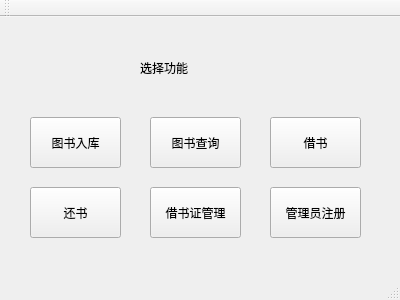
<?xml version="1.0" encoding="UTF-8"?>
<ui version="4.0">
 <class>MainWindow</class>
 <widget class="QMainWindow" name="MainWindow">
  <property name="geometry">
   <rect>
    <x>0</x>
    <y>0</y>
    <width>400</width>
    <height>300</height>
   </rect>
  </property>
  <property name="windowTitle">
   <string>图书管理系统</string>
  </property>
  <property name="styleSheet">
   <string notr="true"/>
  </property>
  <widget class="QWidget" name="centralWidget">
   <widget class="QPushButton" name="book_in">
    <property name="geometry">
     <rect>
      <x>30</x>
      <y>100</y>
      <width>91</width>
      <height>51</height>
     </rect>
    </property>
    <property name="text">
     <string>图书入库</string>
    </property>
   </widget>
   <widget class="QPushButton" name="book_check">
    <property name="geometry">
     <rect>
      <x>150</x>
      <y>100</y>
      <width>91</width>
      <height>51</height>
     </rect>
    </property>
    <property name="text">
     <string>图书查询</string>
    </property>
   </widget>
   <widget class="QPushButton" name="book_borrow">
    <property name="geometry">
     <rect>
      <x>270</x>
      <y>100</y>
      <width>91</width>
      <height>51</height>
     </rect>
    </property>
    <property name="text">
     <string>借书</string>
    </property>
   </widget>
   <widget class="QPushButton" name="book_return">
    <property name="geometry">
     <rect>
      <x>30</x>
      <y>170</y>
      <width>91</width>
      <height>51</height>
     </rect>
    </property>
    <property name="text">
     <string>还书</string>
    </property>
   </widget>
   <widget class="QPushButton" name="borrow_card">
    <property name="geometry">
     <rect>
      <x>150</x>
      <y>170</y>
      <width>91</width>
      <height>51</height>
     </rect>
    </property>
    <property name="text">
     <string>借书证管理</string>
    </property>
   </widget>
   <widget class="QPushButton" name="ad_register">
    <property name="geometry">
     <rect>
      <x>270</x>
      <y>170</y>
      <width>91</width>
      <height>51</height>
     </rect>
    </property>
    <property name="text">
     <string>管理员注册</string>
    </property>
   </widget>
   <widget class="QLabel" name="label">
    <property name="geometry">
     <rect>
      <x>140</x>
      <y>20</y>
      <width>121</width>
      <height>61</height>
     </rect>
    </property>
    <property name="styleSheet">
     <string notr="true">font: 75 italic 22pt &quot;Adobe Arabic&quot;;</string>
    </property>
    <property name="text">
     <string>选择功能</string>
    </property>
   </widget>
   <widget class="QLabel" name="label_2">
    <property name="geometry">
     <rect>
      <x>40</x>
      <y>10</y>
      <width>71</width>
      <height>71</height>
     </rect>
    </property>
    <property name="styleSheet">
     <string notr="true">border-image: url(:/new/prefix2/image/123.jpg);</string>
    </property>
    <property name="text">
     <string/>
    </property>
   </widget>
  </widget>
  <widget class="QMenuBar" name="menuBar">
   <property name="geometry">
    <rect>
     <x>0</x>
     <y>0</y>
     <width>400</width>
     <height>23</height>
    </rect>
   </property>
  </widget>
  <widget class="QToolBar" name="mainToolBar">
   <attribute name="toolBarArea">
    <enum>TopToolBarArea</enum>
   </attribute>
   <attribute name="toolBarBreak">
    <bool>false</bool>
   </attribute>
  </widget>
  <widget class="QStatusBar" name="statusBar"/>
 </widget>
 <layoutdefault spacing="6" margin="11"/>
 <resources/>
 <connections/>
</ui>
